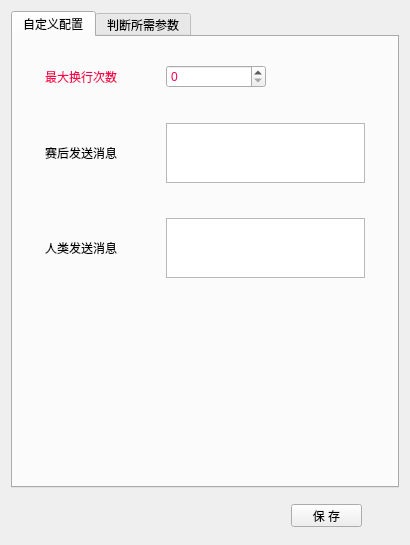
<?xml version="1.0" encoding="UTF-8"?>
<ui version="4.0">
 <class>AdvancedWindow</class>
 <widget class="QDialog" name="AdvancedWindow">
  <property name="geometry">
   <rect>
    <x>0</x>
    <y>0</y>
    <width>410</width>
    <height>545</height>
   </rect>
  </property>
  <property name="sizePolicy">
   <sizepolicy hsizetype="Expanding" vsizetype="Expanding">
    <horstretch>0</horstretch>
    <verstretch>0</verstretch>
   </sizepolicy>
  </property>
  <property name="minimumSize">
   <size>
    <width>0</width>
    <height>0</height>
   </size>
  </property>
  <property name="maximumSize">
   <size>
    <width>1126</width>
    <height>878</height>
   </size>
  </property>
  <property name="windowTitle">
   <string>高级选项</string>
  </property>
  <layout class="QVBoxLayout" name="verticalLayout_2" stretch="0,0">
   <item>
    <widget class="QTabWidget" name="tabWidget">
     <property name="minimumSize">
      <size>
       <width>1</width>
       <height>1</height>
      </size>
     </property>
     <property name="tabPosition">
      <enum>QTabWidget::North</enum>
     </property>
     <property name="tabShape">
      <enum>QTabWidget::Rounded</enum>
     </property>
     <property name="currentIndex">
      <number>0</number>
     </property>
     <property name="elideMode">
      <enum>Qt::ElideRight</enum>
     </property>
     <widget class="QWidget" name="tb_prode">
      <attribute name="title">
       <string>自定义配置</string>
      </attribute>
      <layout class="QGridLayout" name="gridLayout">
       <item row="3" column="4">
        <spacer name="horizontalSpacer_4">
         <property name="orientation">
          <enum>Qt::Horizontal</enum>
         </property>
         <property name="sizeHint" stdset="0">
          <size>
           <width>80</width>
           <height>20</height>
          </size>
         </property>
        </spacer>
       </item>
       <item row="2" column="3">
        <spacer name="verticalSpacer">
         <property name="orientation">
          <enum>Qt::Vertical</enum>
         </property>
         <property name="sizeType">
          <enum>QSizePolicy::Expanding</enum>
         </property>
         <property name="sizeHint" stdset="0">
          <size>
           <width>40</width>
           <height>30</height>
          </size>
         </property>
        </spacer>
       </item>
       <item row="5" column="3">
        <spacer name="verticalSpacer_2">
         <property name="orientation">
          <enum>Qt::Vertical</enum>
         </property>
         <property name="sizeHint" stdset="0">
          <size>
           <width>40</width>
           <height>30</height>
          </size>
         </property>
        </spacer>
       </item>
       <item row="6" column="3">
        <widget class="QTextEdit" name="te_human_message">
         <property name="minimumSize">
          <size>
           <width>0</width>
           <height>0</height>
          </size>
         </property>
         <property name="maximumSize">
          <size>
           <width>16777215</width>
           <height>60</height>
          </size>
         </property>
        </widget>
       </item>
       <item row="6" column="1">
        <widget class="QLabel" name="lb_human_message">
         <property name="text">
          <string>人类发送消息</string>
         </property>
        </widget>
       </item>
       <item row="1" column="0">
        <spacer name="horizontalSpacer_7">
         <property name="orientation">
          <enum>Qt::Horizontal</enum>
         </property>
         <property name="sizeHint" stdset="0">
          <size>
           <width>80</width>
           <height>20</height>
          </size>
         </property>
        </spacer>
       </item>
       <item row="7" column="3">
        <spacer name="verticalSpacer_3">
         <property name="orientation">
          <enum>Qt::Vertical</enum>
         </property>
         <property name="sizeHint" stdset="0">
          <size>
           <width>20</width>
           <height>200</height>
          </size>
         </property>
        </spacer>
       </item>
       <item row="6" column="4">
        <spacer name="horizontalSpacer_6">
         <property name="orientation">
          <enum>Qt::Horizontal</enum>
         </property>
         <property name="sizeHint" stdset="0">
          <size>
           <width>40</width>
           <height>20</height>
          </size>
         </property>
        </spacer>
       </item>
       <item row="6" column="2">
        <spacer name="horizontalSpacer_5">
         <property name="orientation">
          <enum>Qt::Horizontal</enum>
         </property>
         <property name="sizeHint" stdset="0">
          <size>
           <width>40</width>
           <height>20</height>
          </size>
         </property>
        </spacer>
       </item>
       <item row="3" column="2">
        <spacer name="horizontalSpacer_3">
         <property name="orientation">
          <enum>Qt::Horizontal</enum>
         </property>
         <property name="sizeHint" stdset="0">
          <size>
           <width>40</width>
           <height>20</height>
          </size>
         </property>
        </spacer>
       </item>
       <item row="0" column="3">
        <spacer name="verticalSpacer_4">
         <property name="orientation">
          <enum>Qt::Vertical</enum>
         </property>
         <property name="sizeHint" stdset="0">
          <size>
           <width>20</width>
           <height>20</height>
          </size>
         </property>
        </spacer>
       </item>
       <item row="1" column="1">
        <widget class="QLabel" name="lb_maxenter">
         <property name="palette">
          <palette>
           <active>
            <colorrole role="WindowText">
             <brush brushstyle="SolidPattern">
              <color alpha="255">
               <red>243</red>
               <green>7</green>
               <blue>82</blue>
              </color>
             </brush>
            </colorrole>
           </active>
           <inactive>
            <colorrole role="WindowText">
             <brush brushstyle="SolidPattern">
              <color alpha="255">
               <red>243</red>
               <green>7</green>
               <blue>82</blue>
              </color>
             </brush>
            </colorrole>
           </inactive>
           <disabled>
            <colorrole role="WindowText">
             <brush brushstyle="SolidPattern">
              <color alpha="255">
               <red>120</red>
               <green>120</green>
               <blue>120</blue>
              </color>
             </brush>
            </colorrole>
           </disabled>
          </palette>
         </property>
         <property name="styleSheet">
          <string notr="true"/>
         </property>
         <property name="text">
          <string>最大换行次数</string>
         </property>
        </widget>
       </item>
       <item row="3" column="1">
        <widget class="QLabel" name="lb_killer_message">
         <property name="text">
          <string>赛后发送消息</string>
         </property>
        </widget>
       </item>
       <item row="1" column="4">
        <spacer name="horizontalSpacer">
         <property name="orientation">
          <enum>Qt::Horizontal</enum>
         </property>
         <property name="sizeHint" stdset="0">
          <size>
           <width>70</width>
           <height>20</height>
          </size>
         </property>
        </spacer>
       </item>
       <item row="1" column="3">
        <widget class="QSpinBox" name="sb_maxenter">
         <property name="maximumSize">
          <size>
           <width>100</width>
           <height>16777215</height>
          </size>
         </property>
         <property name="palette">
          <palette>
           <active>
            <colorrole role="Text">
             <brush brushstyle="SolidPattern">
              <color alpha="255">
               <red>243</red>
               <green>7</green>
               <blue>82</blue>
              </color>
             </brush>
            </colorrole>
            <colorrole role="PlaceholderText">
             <brush brushstyle="SolidPattern">
              <color alpha="128">
               <red>243</red>
               <green>7</green>
               <blue>82</blue>
              </color>
             </brush>
            </colorrole>
           </active>
           <inactive>
            <colorrole role="Text">
             <brush brushstyle="SolidPattern">
              <color alpha="255">
               <red>243</red>
               <green>7</green>
               <blue>82</blue>
              </color>
             </brush>
            </colorrole>
            <colorrole role="PlaceholderText">
             <brush brushstyle="SolidPattern">
              <color alpha="128">
               <red>243</red>
               <green>7</green>
               <blue>82</blue>
              </color>
             </brush>
            </colorrole>
           </inactive>
           <disabled>
            <colorrole role="Text">
             <brush brushstyle="SolidPattern">
              <color alpha="255">
               <red>120</red>
               <green>120</green>
               <blue>120</blue>
              </color>
             </brush>
            </colorrole>
            <colorrole role="PlaceholderText">
             <brush brushstyle="SolidPattern">
              <color alpha="128">
               <red>0</red>
               <green>0</green>
               <blue>0</blue>
              </color>
             </brush>
            </colorrole>
           </disabled>
          </palette>
         </property>
         <property name="maximum">
          <number>999</number>
         </property>
        </widget>
       </item>
       <item row="1" column="2">
        <spacer name="horizontalSpacer_2">
         <property name="orientation">
          <enum>Qt::Horizontal</enum>
         </property>
         <property name="sizeHint" stdset="0">
          <size>
           <width>100</width>
           <height>20</height>
          </size>
         </property>
        </spacer>
       </item>
       <item row="3" column="3">
        <widget class="QTextEdit" name="te_killer_message">
         <property name="maximumSize">
          <size>
           <width>16777215</width>
           <height>60</height>
          </size>
         </property>
        </widget>
       </item>
      </layout>
     </widget>
     <widget class="QWidget" name="tb_judge_scope">
      <attribute name="title">
       <string>判断所需参数</string>
      </attribute>
      <layout class="QVBoxLayout" name="verticalLayout">
       <item>
        <widget class="QStackedWidget" name="stackedWidget">
         <property name="contextMenuPolicy">
          <enum>Qt::DefaultContextMenu</enum>
         </property>
         <property name="layoutDirection">
          <enum>Qt::LeftToRight</enum>
         </property>
         <property name="autoFillBackground">
          <bool>false</bool>
         </property>
         <property name="frameShape">
          <enum>QFrame::NoFrame</enum>
         </property>
         <property name="frameShadow">
          <enum>QFrame::Plain</enum>
         </property>
         <property name="currentIndex">
          <number>0</number>
         </property>
         <widget class="QWidget" name="page">
          <layout class="QGridLayout" name="gridLayout_2">
           <item row="2" column="3">
            <widget class="QLineEdit" name="le_firstx">
             <property name="minimumSize">
              <size>
               <width>175</width>
               <height>0</height>
              </size>
             </property>
             <property name="maximumSize">
              <size>
               <width>200</width>
               <height>16777215</height>
              </size>
             </property>
            </widget>
           </item>
           <item row="1" column="3">
            <widget class="QLineEdit" name="le_tuzixy">
             <property name="minimumSize">
              <size>
               <width>175</width>
               <height>0</height>
              </size>
             </property>
             <property name="maximumSize">
              <size>
               <width>200</width>
               <height>16777215</height>
              </size>
             </property>
            </widget>
           </item>
           <item row="1" column="0">
            <spacer name="horizontalSpacer_9">
             <property name="orientation">
              <enum>Qt::Horizontal</enum>
             </property>
             <property name="sizeHint" stdset="0">
              <size>
               <width>40</width>
               <height>20</height>
              </size>
             </property>
            </spacer>
           </item>
           <item row="1" column="2">
            <spacer name="horizontalSpacer_10">
             <property name="orientation">
              <enum>Qt::Horizontal</enum>
             </property>
             <property name="sizeHint" stdset="0">
              <size>
               <width>40</width>
               <height>20</height>
              </size>
             </property>
            </spacer>
           </item>
           <item row="5" column="3">
            <widget class="QTextEdit" name="te_lasty">
             <property name="maximumSize">
              <size>
               <width>200</width>
               <height>40</height>
              </size>
             </property>
            </widget>
           </item>
           <item row="2" column="1">
            <widget class="QLabel" name="lb_firstx">
             <property name="text">
              <string>角色第一行横坐标</string>
             </property>
            </widget>
           </item>
           <item row="1" column="4">
            <spacer name="horizontalSpacer_8">
             <property name="orientation">
              <enum>Qt::Horizontal</enum>
             </property>
             <property name="sizeHint" stdset="0">
              <size>
               <width>40</width>
               <height>20</height>
              </size>
             </property>
            </spacer>
           </item>
           <item row="6" column="1">
            <widget class="QLabel" name="lb_backfirst">
             <property name="minimumSize">
              <size>
               <width>0</width>
               <height>0</height>
              </size>
             </property>
             <property name="text">
              <string>角色回滚滚轮到最
顶端的次数</string>
             </property>
            </widget>
           </item>
           <item row="3" column="1">
            <widget class="QLabel" name="lb_firsty">
             <property name="text">
              <string>角色第一行纵坐标</string>
             </property>
            </widget>
           </item>
           <item row="4" column="1">
            <widget class="QLabel" name="lb_lastx">
             <property name="text">
              <string>最后七个角色横坐标</string>
             </property>
            </widget>
           </item>
           <item row="1" column="1">
            <widget class="QLabel" name="lb_tuzixy">
             <property name="text">
              <string>女猎手所在位置的坐标</string>
             </property>
            </widget>
           </item>
           <item row="4" column="3">
            <widget class="QTextEdit" name="te_lastx">
             <property name="maximumSize">
              <size>
               <width>200</width>
               <height>40</height>
              </size>
             </property>
            </widget>
           </item>
           <item row="6" column="3">
            <widget class="QSpinBox" name="sb_backfirst">
             <property name="maximumSize">
              <size>
               <width>200</width>
               <height>16777215</height>
              </size>
             </property>
            </widget>
           </item>
           <item row="5" column="1">
            <widget class="QLabel" name="lb_lasty">
             <property name="text">
              <string>最后七个角色纵坐标</string>
             </property>
            </widget>
           </item>
           <item row="3" column="3">
            <widget class="QLineEdit" name="le_firsty">
             <property name="minimumSize">
              <size>
               <width>175</width>
               <height>0</height>
              </size>
             </property>
             <property name="maximumSize">
              <size>
               <width>200</width>
               <height>16777215</height>
              </size>
             </property>
            </widget>
           </item>
          </layout>
         </widget>
         <widget class="QWidget" name="page_2">
          <layout class="QGridLayout" name="gridLayout_3">
           <item row="10" column="3">
            <widget class="QLineEdit" name="le_orites_keywords"/>
           </item>
           <item row="8" column="3">
            <widget class="QLineEdit" name="le_over_keywords"/>
           </item>
           <item row="7" column="3">
            <widget class="QLineEdit" name="le_over_area">
             <property name="contextMenuPolicy">
              <enum>Qt::DefaultContextMenu</enum>
             </property>
            </widget>
           </item>
           <item row="4" column="4">
            <spacer name="horizontalSpacer_11">
             <property name="orientation">
              <enum>Qt::Horizontal</enum>
             </property>
             <property name="sizeHint" stdset="0">
              <size>
               <width>40</width>
               <height>20</height>
              </size>
             </property>
            </spacer>
           </item>
           <item row="4" column="0">
            <spacer name="horizontalSpacer_13">
             <property name="orientation">
              <enum>Qt::Horizontal</enum>
             </property>
             <property name="sizeHint" stdset="0">
              <size>
               <width>40</width>
               <height>20</height>
              </size>
             </property>
            </spacer>
           </item>
           <item row="4" column="1">
            <widget class="QLabel" name="lb_play_area">
             <property name="text">
              <string>开始游戏、准备就绪
按钮的识别范围</string>
             </property>
            </widget>
           </item>
           <item row="5" column="3">
            <widget class="QLineEdit" name="le_play_keywords"/>
           </item>
           <item row="4" column="3">
            <widget class="QLineEdit" name="le_play_area">
             <property name="minimumSize">
              <size>
               <width>165</width>
               <height>0</height>
              </size>
             </property>
             <property name="maximumSize">
              <size>
               <width>165</width>
               <height>16777215</height>
              </size>
             </property>
            </widget>
           </item>
           <item row="6" column="1">
            <widget class="QLabel" name="lb_ready_keywords">
             <property name="text">
              <string>准备大厅识别关键字</string>
             </property>
            </widget>
           </item>
           <item row="9" column="1">
            <widget class="QLabel" name="lb_over_rites">
             <property name="text">
              <string>结算页每日祭礼的识
别范围</string>
             </property>
            </widget>
           </item>
           <item row="6" column="3">
            <widget class="QLineEdit" name="le_ready_keywords"/>
           </item>
           <item row="5" column="1">
            <widget class="QLabel" name="lb_play_keywords">
             <property name="text">
              <string>匹配大厅识别关键字</string>
             </property>
            </widget>
           </item>
           <item row="8" column="1">
            <widget class="QLabel" name="lb_over_keywords">
             <property name="text">
              <string>结算页识别关键字</string>
             </property>
            </widget>
           </item>
           <item row="9" column="3">
            <widget class="QLineEdit" name="le_orites_area"/>
           </item>
           <item row="11" column="1">
            <widget class="QLabel" name="lb_season_reset">
             <property name="text">
              <string>段位重置的识别范围</string>
             </property>
            </widget>
           </item>
           <item row="4" column="2">
            <spacer name="horizontalSpacer_12">
             <property name="orientation">
              <enum>Qt::Horizontal</enum>
             </property>
             <property name="sizeHint" stdset="0">
              <size>
               <width>40</width>
               <height>20</height>
              </size>
             </property>
            </spacer>
           </item>
           <item row="10" column="1">
            <widget class="QLabel" name="lb_or_keywords">
             <property name="text">
              <string>结算页每日祭礼识别
关键字</string>
             </property>
            </widget>
           </item>
           <item row="11" column="3">
            <widget class="QLineEdit" name="le_season_reset"/>
           </item>
           <item row="7" column="1">
            <widget class="QLabel" name="lb_over_area">
             <property name="text">
              <string>结算页的识别范围</string>
             </property>
            </widget>
           </item>
           <item row="12" column="1">
            <widget class="QLabel" name="lb_sr_keywords">
             <property name="text">
              <string>段位重置识别关键字</string>
             </property>
            </widget>
           </item>
           <item row="12" column="3">
            <widget class="QLineEdit" name="le_sr_keywords"/>
           </item>
          </layout>
         </widget>
         <widget class="QWidget" name="page_4">
          <layout class="QGridLayout" name="gridLayout_5">
           <item row="4" column="3">
            <widget class="QLineEdit" name="le_dccheck"/>
           </item>
           <item row="8" column="3">
            <widget class="QLineEdit" name="le_evrewards"/>
           </item>
           <item row="2" column="3">
            <widget class="QLineEdit" name="le_mainjudge"/>
           </item>
           <item row="8" column="1">
            <widget class="QLabel" name="lb_evrewards">
             <property name="text">
              <string>事件奖励</string>
             </property>
            </widget>
           </item>
           <item row="0" column="0">
            <spacer name="horizontalSpacer_17">
             <property name="orientation">
              <enum>Qt::Horizontal</enum>
             </property>
             <property name="sizeHint" stdset="0">
              <size>
               <width>40</width>
               <height>20</height>
              </size>
             </property>
            </spacer>
           </item>
           <item row="3" column="1">
            <widget class="QLabel" name="lb_mainjudge_keywords">
             <property name="text">
              <string>主页面识别关键字</string>
             </property>
            </widget>
           </item>
           <item row="0" column="1">
            <widget class="QLabel" name="lb_dr_main">
             <property name="text">
              <string>主界面的每日祭礼识
别范围</string>
             </property>
            </widget>
           </item>
           <item row="6" column="1">
            <widget class="QLabel" name="lb_new">
             <property name="text">
              <string>新内容的识别范围</string>
             </property>
            </widget>
           </item>
           <item row="6" column="3">
            <widget class="QLineEdit" name="le_news"/>
           </item>
           <item row="1" column="1">
            <widget class="QLabel" name="lb_drm_keywords">
             <property name="text">
              <string>主页面每日祭礼识别
关键字</string>
             </property>
            </widget>
           </item>
           <item row="0" column="4">
            <spacer name="horizontalSpacer_19">
             <property name="orientation">
              <enum>Qt::Horizontal</enum>
             </property>
             <property name="sizeHint" stdset="0">
              <size>
               <width>40</width>
               <height>20</height>
              </size>
             </property>
            </spacer>
           </item>
           <item row="0" column="3">
            <widget class="QLineEdit" name="le_dr_main">
             <property name="minimumSize">
              <size>
               <width>165</width>
               <height>0</height>
              </size>
             </property>
             <property name="maximumSize">
              <size>
               <width>165</width>
               <height>16777215</height>
              </size>
             </property>
            </widget>
           </item>
           <item row="5" column="3">
            <widget class="QLineEdit" name="le_dccheck_keywords"/>
           </item>
           <item row="5" column="1">
            <widget class="QLabel" name="lb_dccheck_keywords">
             <property name="text">
              <string>断线检测识别关键字</string>
             </property>
            </widget>
           </item>
           <item row="0" column="2">
            <spacer name="horizontalSpacer_18">
             <property name="orientation">
              <enum>Qt::Horizontal</enum>
             </property>
             <property name="sizeHint" stdset="0">
              <size>
               <width>40</width>
               <height>20</height>
              </size>
             </property>
            </spacer>
           </item>
           <item row="2" column="1">
            <widget class="QLabel" name="lb_mainjudge">
             <property name="text">
              <string>主页面的识别范围</string>
             </property>
            </widget>
           </item>
           <item row="4" column="1">
            <widget class="QLabel" name="lb_dccheck">
             <property name="text">
              <string>断线检测的识别范围</string>
             </property>
            </widget>
           </item>
           <item row="1" column="3">
            <widget class="QLineEdit" name="le_drm_keywords"/>
           </item>
           <item row="3" column="3">
            <widget class="QLineEdit" name="le_mainjudge_keywords"/>
           </item>
           <item row="7" column="1">
            <widget class="QLabel" name="lb_new_keywords">
             <property name="text">
              <string>新内容识别关键字</string>
             </property>
            </widget>
           </item>
           <item row="7" column="3">
            <widget class="QLineEdit" name="le_new_keywords"/>
           </item>
          </layout>
         </widget>
         <widget class="QWidget" name="page_3">
          <layout class="QGridLayout" name="gridLayout_4">
           <item row="6" column="1">
            <widget class="QLabel" name="lb_main_startxy">
             <property name="text">
              <string>主页面开始坐标</string>
             </property>
            </widget>
           </item>
           <item row="7" column="3">
            <widget class="QLineEdit" name="le_main_humanxy"/>
           </item>
           <item row="3" column="1">
            <widget class="QLabel" name="lb_over_continuexy">
             <property name="text">
              <string>结算页继续按钮坐标</string>
             </property>
            </widget>
           </item>
           <item row="5" column="3">
            <widget class="QLineEdit" name="le_main_ritesxy"/>
           </item>
           <item row="0" column="1">
            <widget class="QLabel" name="lb_playxy">
             <property name="text">
              <string>开始游戏和准备就绪
按钮的坐标</string>
             </property>
            </widget>
           </item>
           <item row="4" column="3">
            <widget class="QLineEdit" name="le_newsxy"/>
           </item>
           <item row="7" column="1">
            <widget class="QLabel" name="lb_main_humanxy">
             <property name="text">
              <string>主页面逃生者坐标</string>
             </property>
            </widget>
           </item>
           <item row="5" column="1">
            <widget class="QLabel" name="lb_main_ritesxy">
             <property name="text">
              <string>主页面祭礼关闭坐标</string>
             </property>
            </widget>
           </item>
           <item row="3" column="3">
            <widget class="QLineEdit" name="le_over_continuexy"/>
           </item>
           <item row="0" column="2">
            <spacer name="horizontalSpacer_14">
             <property name="orientation">
              <enum>Qt::Horizontal</enum>
             </property>
             <property name="sizeHint" stdset="0">
              <size>
               <width>40</width>
               <height>20</height>
              </size>
             </property>
            </spacer>
           </item>
           <item row="1" column="3">
            <widget class="QLineEdit" name="le_seasonresetxy"/>
           </item>
           <item row="2" column="3">
            <widget class="QLineEdit" name="le_overritesxy"/>
           </item>
           <item row="0" column="0">
            <spacer name="horizontalSpacer_15">
             <property name="orientation">
              <enum>Qt::Horizontal</enum>
             </property>
             <property name="sizeHint" stdset="0">
              <size>
               <width>40</width>
               <height>20</height>
              </size>
             </property>
            </spacer>
           </item>
           <item row="2" column="1">
            <widget class="QLabel" name="lb_overritesxy">
             <property name="text">
              <string>结算页祭礼完成坐标</string>
             </property>
            </widget>
           </item>
           <item row="0" column="4">
            <spacer name="horizontalSpacer_16">
             <property name="orientation">
              <enum>Qt::Horizontal</enum>
             </property>
             <property name="sizeHint" stdset="0">
              <size>
               <width>40</width>
               <height>20</height>
              </size>
             </property>
            </spacer>
           </item>
           <item row="8" column="1">
            <widget class="QLabel" name="lb_main_killerxy">
             <property name="text">
              <string>主页面杀手坐标</string>
             </property>
            </widget>
           </item>
           <item row="4" column="1">
            <widget class="QLabel" name="lb_newsxy">
             <property name="text">
              <string>主页面新闻关闭坐标</string>
             </property>
            </widget>
           </item>
           <item row="1" column="1">
            <widget class="QLabel" name="lb_seasonresetxy">
             <property name="text">
              <string>段位重置按钮的坐标</string>
             </property>
            </widget>
           </item>
           <item row="6" column="3">
            <widget class="QLineEdit" name="le_main_startxy"/>
           </item>
           <item row="8" column="3">
            <widget class="QLineEdit" name="le_main_killerxy"/>
           </item>
           <item row="0" column="3">
            <widget class="QLineEdit" name="le_playxy">
             <property name="minimumSize">
              <size>
               <width>165</width>
               <height>0</height>
              </size>
             </property>
            </widget>
           </item>
           <item row="9" column="1">
            <widget class="QLabel" name="lb_rolexy">
             <property name="text">
              <string>匹配大厅的角色按钮
坐标</string>
             </property>
            </widget>
           </item>
           <item row="9" column="3">
            <widget class="QLineEdit" name="le_rolexy"/>
           </item>
          </layout>
         </widget>
        </widget>
       </item>
       <item>
        <widget class="QWidget" name="widget" native="true">
         <layout class="QHBoxLayout" name="horizontalLayout_2">
          <item>
           <widget class="QLabel" name="label">
            <property name="text">
             <string>&lt;html&gt;&lt;head/&gt;&lt;body&gt;&lt;p&gt;&lt;span style=&quot; font-size:10pt; font-weight:600; color:#ff0000;&quot;&gt;必须&lt;/span&gt;使用&lt;span style=&quot; font-size:10pt; font-weight:600; text-decoration: underline; color:#00aa00;&quot;&gt;英文逗号&lt;/span&gt;分隔&lt;/p&gt;&lt;/body&gt;&lt;/html&gt;</string>
            </property>
           </widget>
          </item>
          <item>
           <widget class="QPushButton" name="pb_previous">
            <property name="maximumSize">
             <size>
              <width>80</width>
              <height>16777215</height>
             </size>
            </property>
            <property name="text">
             <string>上一页</string>
            </property>
           </widget>
          </item>
          <item>
           <widget class="QPushButton" name="pb_next">
            <property name="maximumSize">
             <size>
              <width>80</width>
              <height>16777215</height>
             </size>
            </property>
            <property name="text">
             <string>下一页</string>
            </property>
           </widget>
          </item>
         </layout>
        </widget>
       </item>
      </layout>
     </widget>
    </widget>
   </item>
   <item>
    <widget class="QWidget" name="widget_2" native="true">
     <property name="minimumSize">
      <size>
       <width>0</width>
       <height>40</height>
      </size>
     </property>
     <widget class="QPushButton" name="pb_save">
      <property name="geometry">
       <rect>
        <x>280</x>
        <y>10</y>
        <width>71</width>
        <height>23</height>
       </rect>
      </property>
      <property name="text">
       <string>保 存</string>
      </property>
     </widget>
    </widget>
   </item>
  </layout>
 </widget>
 <resources/>
 <connections/>
</ui>
